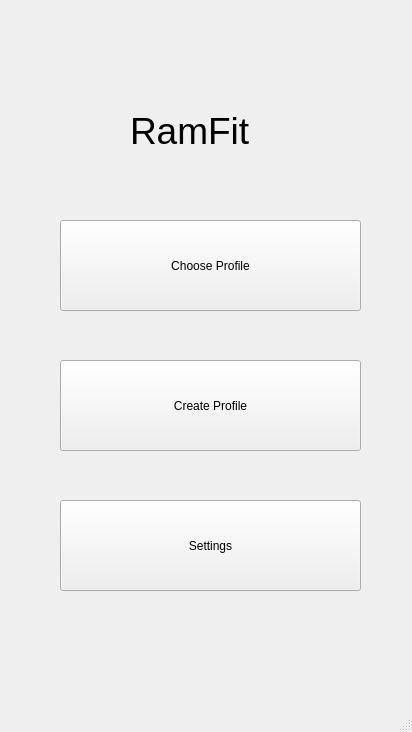
<?xml version="1.0" encoding="UTF-8"?>
<ui version="4.0">
 <class>MainWindow</class>
 <widget class="QMainWindow" name="MainWindow">
  <property name="geometry">
   <rect>
    <x>0</x>
    <y>0</y>
    <width>412</width>
    <height>732</height>
   </rect>
  </property>
  <property name="windowTitle">
   <string>MainWindow</string>
  </property>
  <widget class="QWidget" name="centralwidget">
   <widget class="QPushButton" name="test1_button">
    <property name="enabled">
     <bool>true</bool>
    </property>
    <property name="geometry">
     <rect>
      <x>60</x>
      <y>220</y>
      <width>301</width>
      <height>91</height>
     </rect>
    </property>
    <property name="text">
     <string>Choose Profile</string>
    </property>
   </widget>
   <widget class="QLabel" name="main_menu">
    <property name="geometry">
     <rect>
      <x>130</x>
      <y>100</y>
      <width>151</width>
      <height>61</height>
     </rect>
    </property>
    <property name="font">
     <font>
      <pointsize>28</pointsize>
     </font>
    </property>
    <property name="text">
     <string>RamFit</string>
    </property>
   </widget>
   <widget class="QPushButton" name="test1_button_2">
    <property name="enabled">
     <bool>true</bool>
    </property>
    <property name="geometry">
     <rect>
      <x>60</x>
      <y>360</y>
      <width>301</width>
      <height>91</height>
     </rect>
    </property>
    <property name="text">
     <string>Create Profile</string>
    </property>
   </widget>
   <widget class="QPushButton" name="test1_button_3">
    <property name="enabled">
     <bool>true</bool>
    </property>
    <property name="geometry">
     <rect>
      <x>60</x>
      <y>500</y>
      <width>301</width>
      <height>91</height>
     </rect>
    </property>
    <property name="text">
     <string>Settings</string>
    </property>
   </widget>
  </widget>
  <widget class="QMenuBar" name="menubar">
   <property name="geometry">
    <rect>
     <x>0</x>
     <y>0</y>
     <width>412</width>
     <height>26</height>
    </rect>
   </property>
  </widget>
  <widget class="QStatusBar" name="statusbar"/>
 </widget>
 <resources/>
 <connections/>
</ui>
